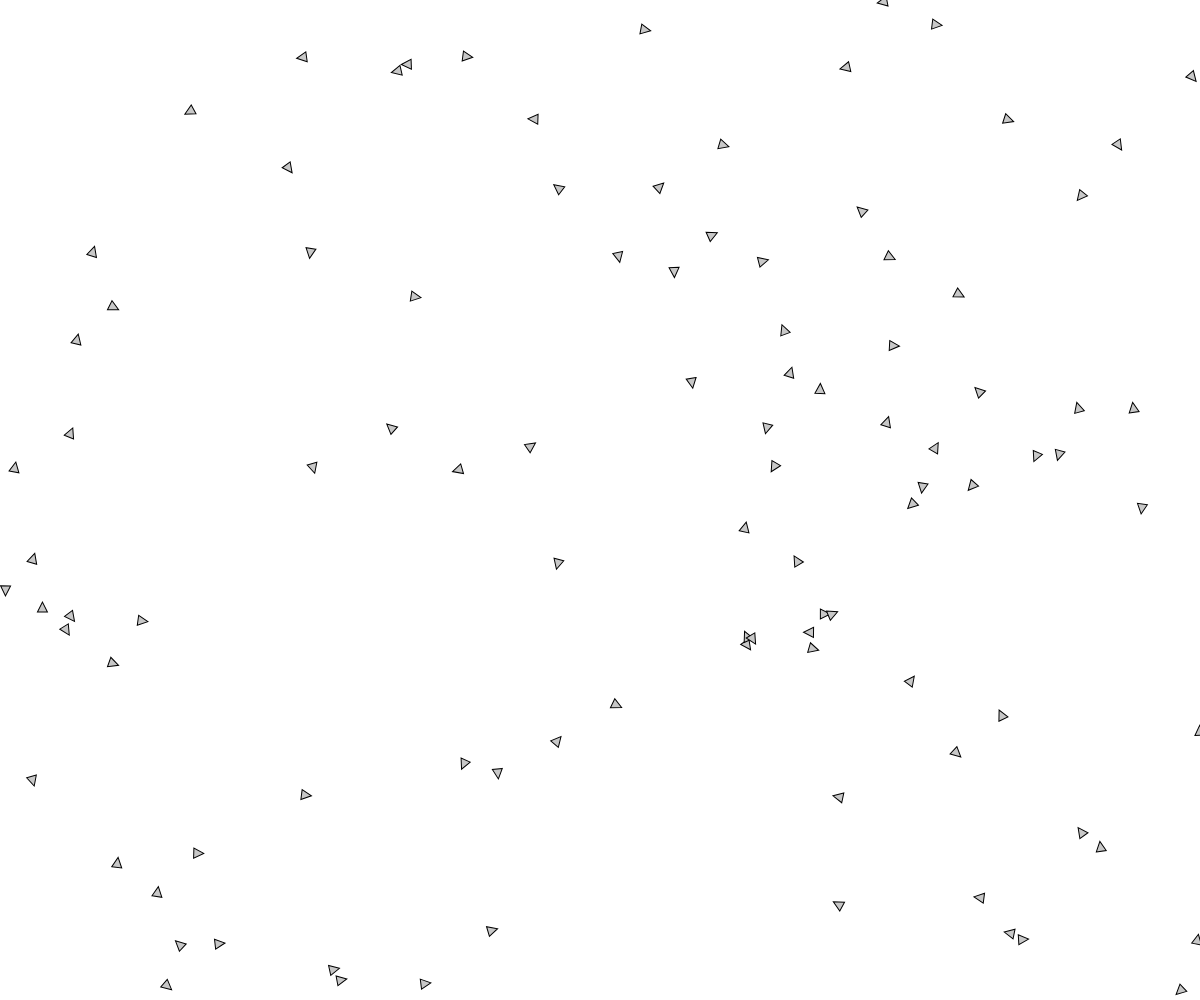
Frame 1 (no input)
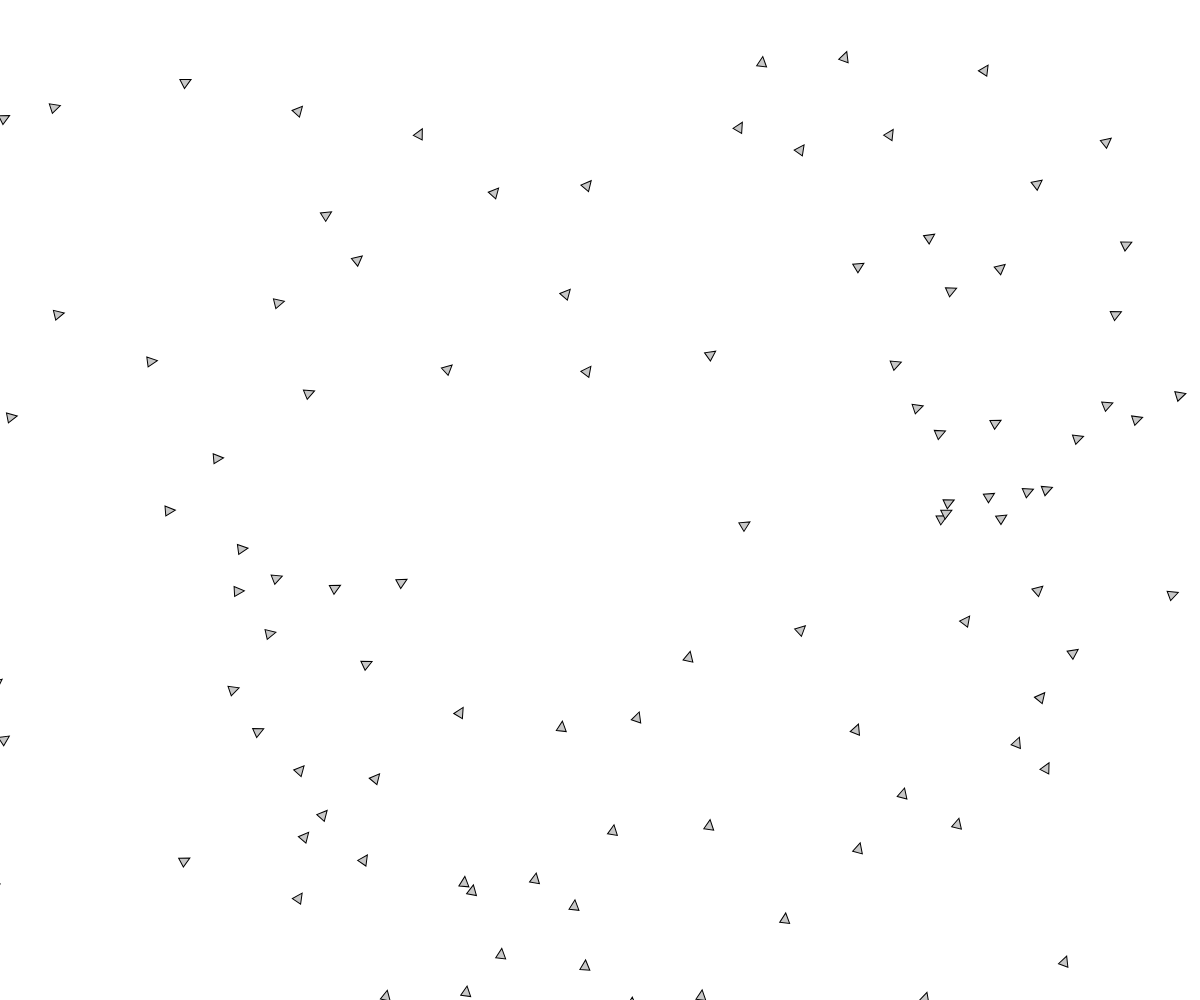
Frame 60 (no input)
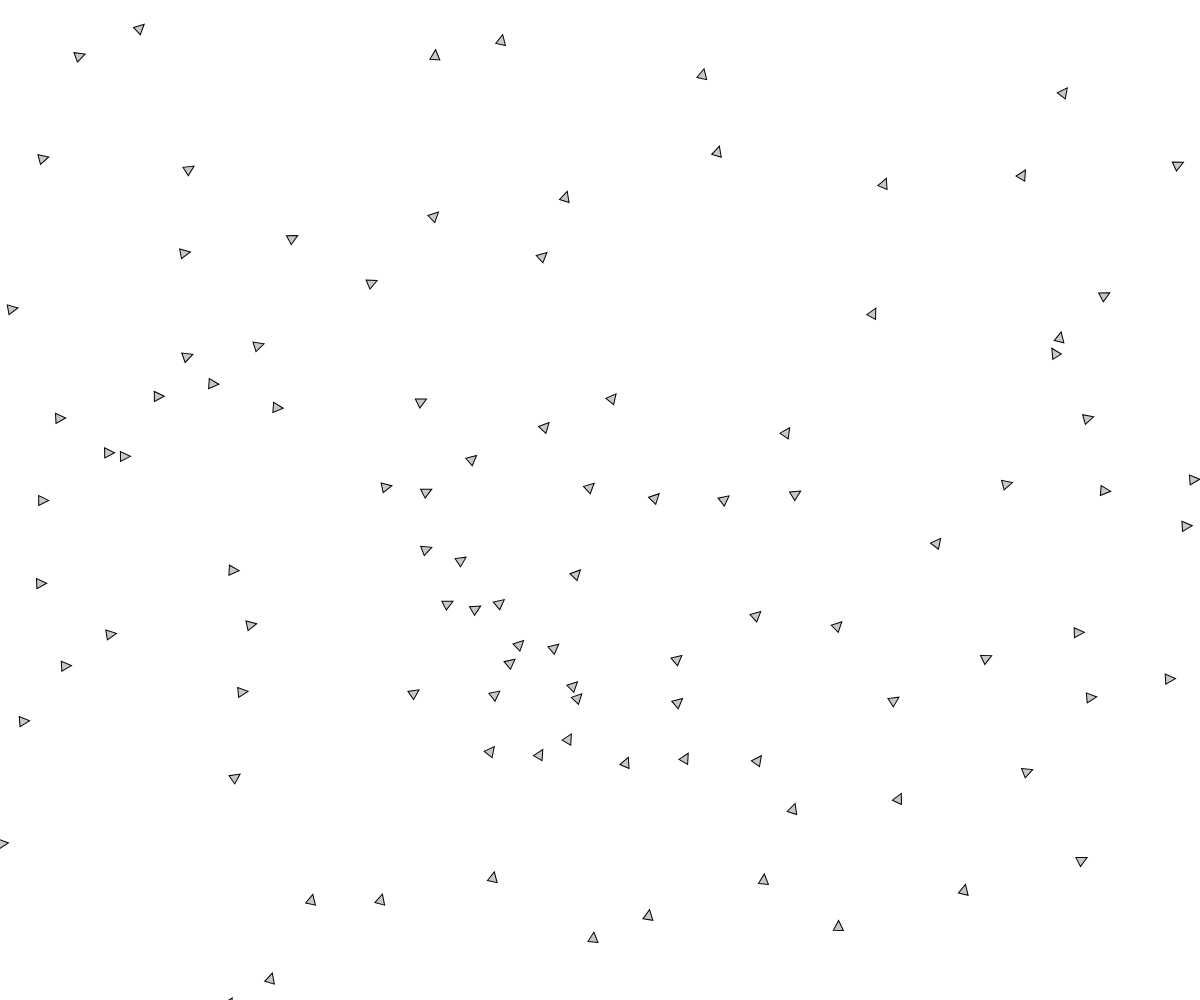
Frame 120 (the mouse pressed at the canvas centre since frame 60)

The p5.js sketch that drew these frames (run headless with seeded random() and noise() and a simulated clock; from frame 60 on, the mouse is pressed at the canvas centre):

// p5.js sketch
// ── sketch.js
const boids = [];
const NUM_BOIDS = 100;

function setup() {
  createCanvas(windowWidth, windowHeight);

  for (let i = 0; i < NUM_BOIDS; i++) {
    boids.push(new Boid(random(width), random(height), 5, 0.3));
  }
}

function draw() {
  background(255);

  // if (mouseIsPressed) {
  //   boids[0].flee(createVector(mouseX, mouseY));
  // } else {
  //   boids[0].seek(createVector(mouseX, mouseY));
  // }

  // apply forces
  boids.forEach((boid, index) => {
    const neighbours = getNeighbours(boid, boids, 200);
    boid.flock(neighbours);
  });

  // update positions and velocities and draw
  boids.forEach((boid) => {
    boid.update();
    boid.draw();
  });
}

function getNeighbours(boid, boids, radius) {
  return boids.filter((other) => {
    let d = p5.Vector.dist(boid.position, other.position);
    if (d < radius){
      return true;
    }

    if (boid.position.x + radius > width && other.position.x < radius) {
      d = p5.Vector.dist(boid.position, createVector(other.position.x + width, other.position.y));
      if (d < radius){
        return true;
      }
    }else if (boid.position.x < radius && other.position.x + radius > width) {
      d = p5.Vector.dist(boid.position, createVector(other.position.x - width, other.position.y));
      if (d < radius){
        return true;
      }
    }else if (boid.position.y + radius > height && other.position.y < radius) {
      d = p5.Vector.dist(boid.position, createVector(other.position.x, other.position.y + height));
      if (d < radius){
        return true;
      }
    } else if (boid.position.y < radius && other.position.y + radius > height) {
      d = p5.Vector.dist(boid.position, createVector(other.position.x, other.position.y - height));
      if (d < radius){
        return true;
      }
    }
  });
}

class Boid {
  constructor(x, y, maxSpeed, maxForce) {
    this.position = createVector(x, y);
    this.velocity = createVector(0, 0);
    this.acceleration = createVector(0, 0);
    this.maxForce = maxForce;
    this.maxSpeed = maxSpeed;

    this.color = color(200);
  }

  seek(target) {
    // figure out where we want to head
    const desired = p5.Vector.sub(target, this.position);

    // correct for wrapping
    if (abs(desired.x) > width / 2) {
      desired.x += desired.x > 0 ? -width : width;
    }
    if (abs(desired.y) > height / 2) {
      desired.y += desired.y > 0 ? -height : height;
    }

    const speed = constrain(
      map(desired.magSq(), 0, 10000, 0, this.maxSpeed),
      0,
      this.maxSpeed
    );

    desired.normalize();
    desired.mult(speed);

    const steeringForce = p5.Vector.sub(desired, this.velocity);
    steeringForce.limit(this.maxForce);
    this.applyForce(steeringForce);
  }

  flee(target) {
    // figure out where we want to head
    const desired = p5.Vector.sub(this.position, target);

    // correct for wrapping
    if (abs(desired.x) > width / 2) {
      desired.x += desired.x > 0 ? -width : width;
    }
    if (abs(desired.y) > height / 2) {
      desired.y += desired.y > 0 ? -height : height;
    }

    if (desired.magSq() < 10000) {
      desired.normalize();
      desired.mult(this.maxSpeed);

      const steeringForce = p5.Vector.sub(desired, this.velocity);
      this.applyForce(steeringForce);
    }
  }


  align(neighbours) {
    const steeringForce = createVector(0, 0);
    neighbours.forEach((neighbour) => {
      steeringForce.add(neighbour.velocity);
    });

    if (neighbours.length > 0) {
      steeringForce.div(neighbours.length);
      steeringForce.setMag(this.maxSpeed);
      steeringForce.sub(this.velocity);
      steeringForce.limit(this.maxForce);
    }

    return steeringForce;
  }

  cohesion(neighbours) {
    const steeringForce = createVector(0, 0);
    neighbours.forEach((neighbour) => {
      steeringForce.add(neighbour.position);
    });

    if (neighbours.length > 0) {
      steeringForce.div(neighbours.length);
      steeringForce.sub(this.position);
      steeringForce.setMag(this.maxSpeed);
      steeringForce.sub(this.velocity);
      steeringForce.limit(this.maxForce);
    }

    return steeringForce;
  }

  separation(neighbours) {
    const steeringForce = createVector(0, 0);
    neighbours.forEach((neighbour) => {
      const diff = p5.Vector.sub(this.position, neighbour.position);
      const d = diff.mag();
      diff.div(max(d, 0.0001));
      steeringForce.add(diff);
    });

    if (neighbours.length > 0) {
      steeringForce.div(neighbours.length);
      steeringForce.setMag(this.maxSpeed);
      steeringForce.sub(this.velocity);
      steeringForce.limit(this.maxForce);
    }

    return steeringForce;
  }

  flock(neighbours) {
    const alignment = this.align(neighbours);
    const cohesion = this.cohesion(neighbours);
    const separation = this.separation(neighbours);

    alignment.mult(1);
    cohesion.mult(1);
    separation.mult(1);

    this.applyForce(alignment);
    this.applyForce(cohesion);
    this.applyForce(separation);
  }

  applyForce(force) {
    this.acceleration.add(force);
  }

  /**
   * Update the position and wrap around if we go off the canvas
   */
  update() {
    this.velocity.add(this.acceleration);
    this.position.add(this.velocity);
    this.acceleration.mult(0);

    if (this.position.x > width) {
      this.position.x -= width;
    }
    if (this.position.x < 0) {
      this.position.x += width;
    }

    if (this.position.y > height) {
      this.position.y -= height;
    }
    if (this.position.y < 0) {
      this.position.y += height;
    }
  }

  /**
   * Draw the boid
   */
  draw() {
    stroke(0);
    fill(this.color);
    push();
    translate(this.position.x, this.position.y);
    rotate(this.velocity.heading());
    triangle(-10, -5, -10, 5, 0, 0);
    pop();
  }
}
